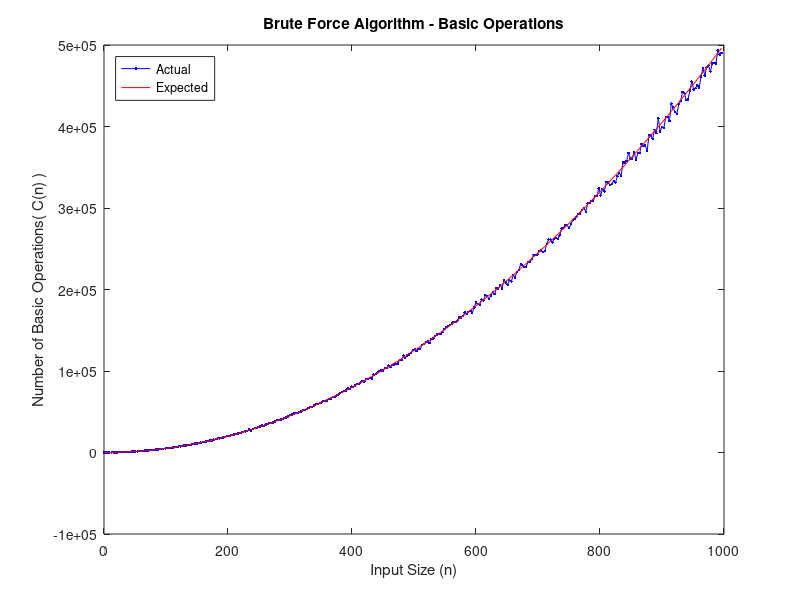
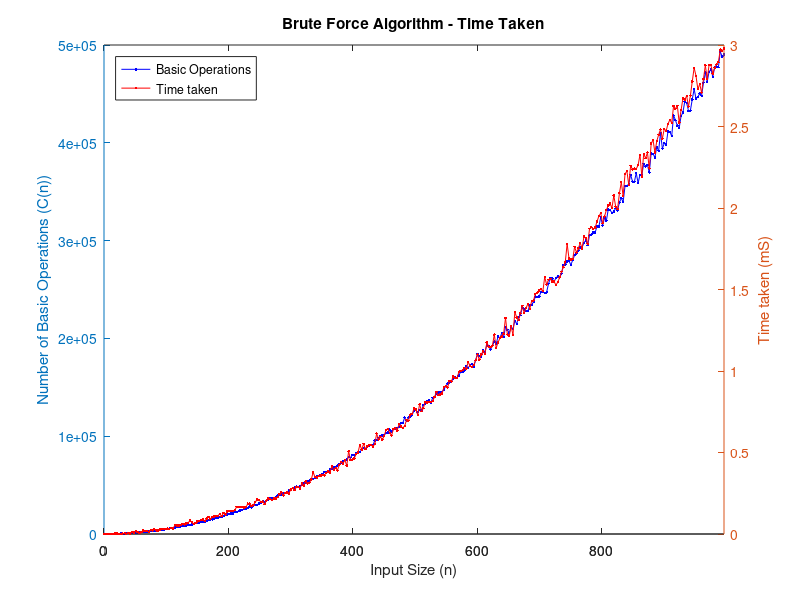
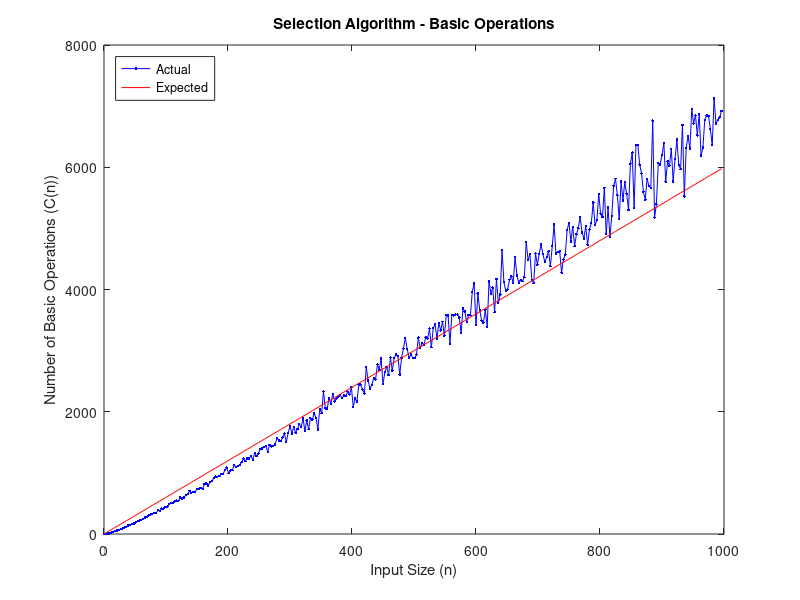
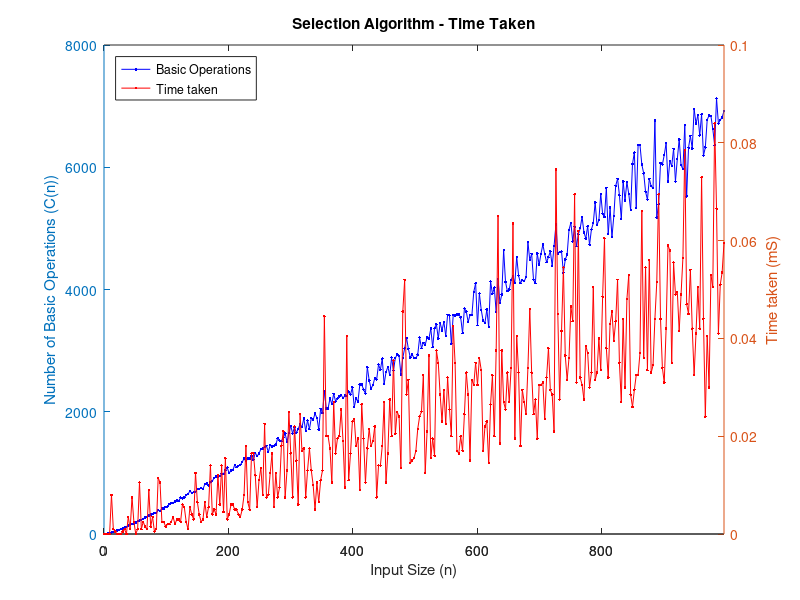

These figures' MATLAB source, in order:
clear; clc; close all;

result_array = csvread('results.csv',1,0);

input_size = result_array(:,1)';
brute_time_taken = result_array(:,2)';
brute_num_operations = result_array(:,3)';
select_time_taken = result_array(:,4)';
select_num_operations = result_array(:,5)';

brute_num_operations_expected = (1/2)* ((input_size.^2) - 1);
select_num_operations_expected = 6*(input_size.^1);

line_style_1 = '.b-';
line_style_2 = '.r-';
line_style_expected = 'r';

%% Plot Brute Force Efficiency

% plot the number of operations
figure();
% subplot(2,3,1);
plot(input_size, brute_num_operations, line_style_1);
hold on;
plot(input_size, brute_num_operations_expected, line_style_expected);
title('Brute Force Algorithm - Basic Operations');
xlabel('Input Size (n)');
ylabel('Number of Basic Operations( C(n) )');
legend('Actual','Expected', 'Location', 'NorthWest');
hold off;

% Plot the time taken
figure();
%subplot(2,3,4);
[hAx,hLine1,hLine2] = plotyy(input_size, brute_num_operations, input_size, brute_time_taken);
hold on;
set(hLine1,'marker','.','linestyle','-','color','b');
set(hLine2,'marker','.','linestyle','-','color','r');
title('Brute Force Algorithm - Time Taken');
xlabel('Input Size (n)');
ylabel(hAx(1),'Number of Basic Operations (C(n))') % left y-axis
ylabel(hAx(2),'Time taken (mS)') % right y-axis
legend('Basic Operations','Time taken', 'Location', 'NorthWest');
hold off;

%% Plot Slection Efficiency

% plot the number of operations
figure();
%subplot(2,3,2);
plot(input_size, select_num_operations, line_style_1);
hold on;
plot(input_size, select_num_operations_expected, line_style_expected);
title('Selection Algorithm - Basic Operations');
xlabel('Input Size (n)');
ylabel('Number of Basic Operations (C(n))');
legend('Actual','Expected', 'Location', 'NorthWest');
hold off;

% Plot the time taken
figure();
%subplot(2,3,5);
[hAx,hLine1,hLine2] = plotyy(input_size, select_num_operations, input_size, select_time_taken);
hold on;
set(hLine1,'marker','.','linestyle','-','color','b');
set(hLine2,'marker','.','linestyle','-','color','r');
title('Selection Algorithm - Time Taken');
xlabel('Input Size (n)');
ylabel(hAx(1),'Number of Basic Operations (C(n))') % left y-axis
ylabel(hAx(2),'Time taken (mS)') % right y-axis
legend('Basic Operations','Time taken', 'Location', 'NorthWest');
hold off;

%% Direct comparison

% Plot the number of operations
figure();
%subplot(2,3,3);
plot(input_size, brute_num_operations, line_style_1);
hold on;
plot(input_size, select_num_operations, line_style_2);
title('Direct Comparison - Basic Operations');
xlabel('Input Size (n)');
ylabel('Number of Basic Operations( C(n) )');
legend('Brute Force','Selection', 'Location', 'NorthWest');
hold off;

% Plot the number of operations
figure();
%subplot(2,3,6);
plot(input_size, brute_time_taken, line_style_1);
hold on;
plot(input_size, select_time_taken, line_style_2);
title('Direct Comparison - Time Taken');
xlabel('Input Size (n)');
ylabel('Time taken (mS)');
legend('Brute Force','Selection', 'Location', 'NorthWest');
hold off;

percenatge_diff = sum((brute_num_operations-brute_num_operations_expected)./brute_num_operations_expected)/length(brute_num_operations_expected);
